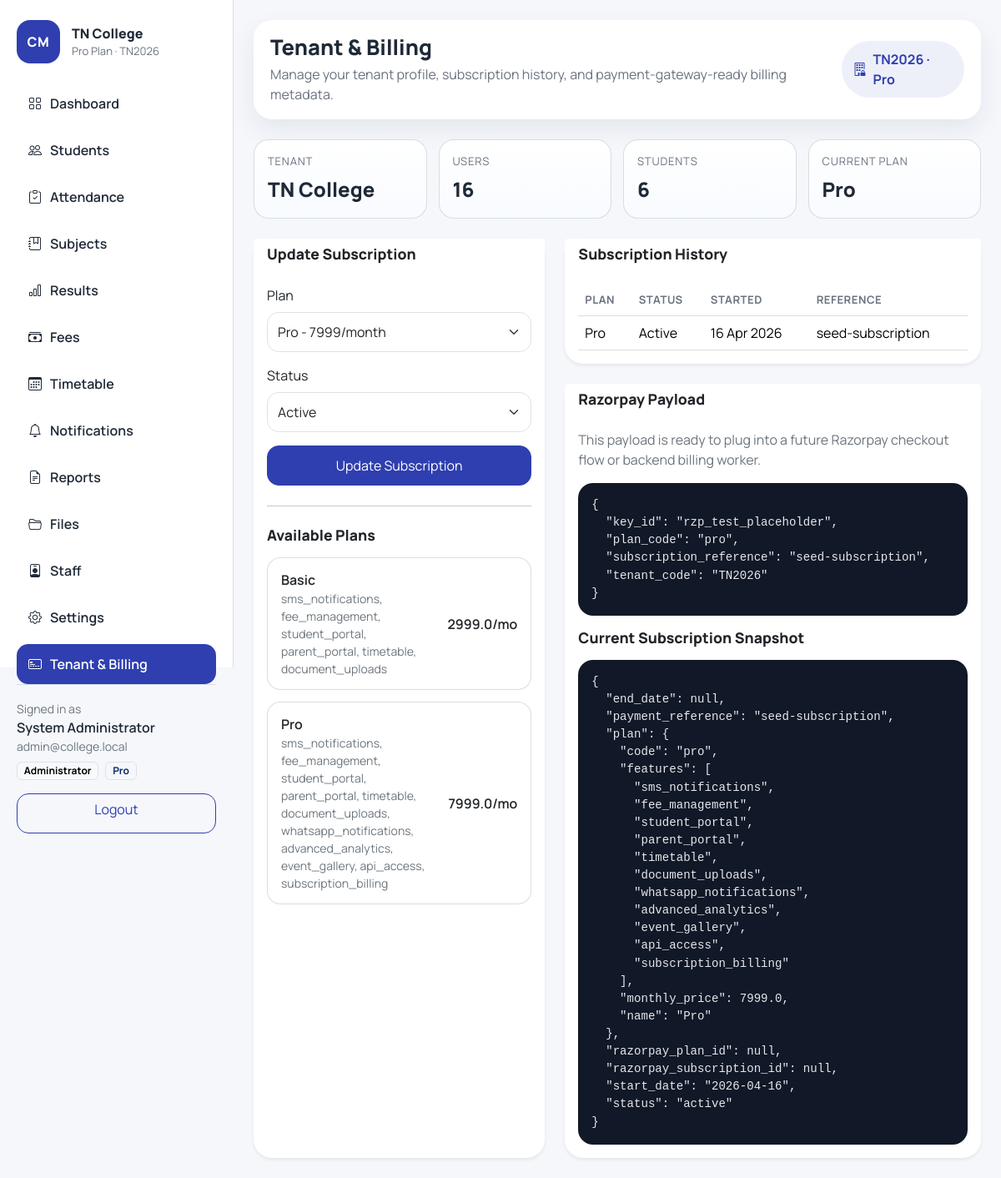
Page /saas/ (signed in) on the committed database.
### app/models.py (models this page shows, shortened)
class TimestampMixin:
    created_at = db.Column(db.DateTime, default=datetime.utcnow, nullable=False)
    updated_at = db.Column(
        db.DateTime,
        default=datetime.utcnow,
        onupdate=datetime.utcnow,
        nullable=False,
    )

class College(TimestampMixin, db.Model):
    __tablename__ = "colleges"
    id = db.Column(db.Integer, primary_key=True)
    name = db.Column(db.String(150), nullable=False)
    code = db.Column(db.String(30), unique=True, nullable=False)
    subdomain = db.Column(db.String(80), unique=True, nullable=True)
    contact_email = db.Column(db.String(120), nullable=True)
    contact_phone = db.Column(db.String(30), nullable=True)
    is_active = db.Column(db.Boolean, default=True, nullable=False)
    subscriptions = db.relationship(
        "CollegeSubscription",
        backref="college",
        lazy=True,
        cascade="all, delete-orphan",
    )
    departments = db.relationship("Department", backref="college", lazy=True)
    users = db.relationship("User", backref="college", lazy=True)
    students = db.relationship("Student", backref="college", lazy=True)
    subjects = db.relationship("Subject", backref="college", lazy=True)
    fee_categories = db.relationship("FeeCategory", backref="college", lazy=True)
    time_slots = db.relationship("TimeSlot", backref="college", lazy=True)
    timetable_entries = db.relationship("TimetableEntry", backref="college", lazy=True)
    notifications = db.relationship("NotificationLog", backref="college", lazy=True)
    uploaded_files = db.relationship("UploadedFile", backref="college", lazy=True)
    @property
    def current_subscription(self):
        return (
            CollegeSubscription.query.filter_by(college_id=self.id)
            .order_by(CollegeSubscription.created_at.desc())
            .first()
        )
    @property
    def active_plan(self):
        subscription = self.current_subscription
        return subscription.plan if subscription and subscription.plan else None

class SubscriptionPlan(TimestampMixin, db.Model):
    __tablename__ = "subscription_plans"
    id = db.Column(db.Integer, primary_key=True)
    name = db.Column(db.String(80), unique=True, nullable=False)
    code = db.Column(db.String(30), unique=True, nullable=False)
    monthly_price = db.Column(db.Float, default=0, nullable=False)
    features = db.Column(db.JSON, default=list, nullable=False)
    subscriptions = db.relationship("CollegeSubscription", backref="plan", lazy=True)

class User(UserMixin, TimestampMixin, db.Model):
    __tablename__ = "users"
    id = db.Column(db.Integer, primary_key=True)
    college_id = db.Column(db.Integer, db.ForeignKey("colleges.id"), nullable=True, index=True)
    username = db.Column(db.String(80), unique=True, nullable=False)
    email = db.Column(db.String(120), unique=True, nullable=False)
    full_name = db.Column(db.String(120), nullable=True)
    phone = db.Column(db.String(30), nullable=True)
    password_hash = db.Column(db.String(255), nullable=False)
    role = db.Column(db.String(20), default="admin", nullable=False)
    department_id = db.Column(db.Integer, db.ForeignKey("departments.id"), nullable=True)
    is_active_user = db.Column(db.Boolean, default=True, nullable=False)
    activities = db.relationship("ActivityLog", backref="actor", lazy=True)
    department = db.relationship("Department", backref="team_members", lazy=True)
    assigned_subjects = db.relationship(
        "Subject",
        secondary=staff_subject_assignments,
        back_populates="assigned_staff",
        lazy="subquery",
    )
    staff_timetable = db.relationship("TimetableEntry", backref="staff_member", lazy=True)
    uploaded_items = db.relationship("UploadedFile", backref="uploaded_by", lazy=True)
    @property
    def is_active(self):
        return self.is_active_user
    @property
    def display_name(self):
        return self.full_name or self.username

class CollegeSubscription(TimestampMixin, db.Model):
    __tablename__ = "college_subscriptions"
    id = db.Column(db.Integer, primary_key=True)
    college_id = db.Column(db.Integer, db.ForeignKey("colleges.id"), nullable=False)
    plan_id = db.Column(db.Integer, db.ForeignKey("subscription_plans.id"), nullable=False)
    status = db.Column(db.String(30), default="active", nullable=False)
    start_date = db.Column(db.Date, default=date.today, nullable=False)
    end_date = db.Column(db.Date, nullable=True)
    razorpay_plan_id = db.Column(db.String(80), nullable=True)
    razorpay_subscription_id = db.Column(db.String(80), nullable=True)
    payment_reference = db.Column(db.String(120), nullable=True)

### app/blueprints/saas/routes.py (the view, shortened to what this page needs)
@saas_bp.route("/", methods=["GET", "POST"])
@login_required
@admin_required
def tenant_center():
    form = SubscriptionForm()
    college = get_current_college(current_user)
    plans = SubscriptionPlan.query.order_by(SubscriptionPlan.monthly_price).all()
    current_subscription = college.current_subscription if college else None
    history = (
        CollegeSubscription.query.filter_by(college_id=college.id).order_by(CollegeSubscription.created_at.desc()).all()
        if college else []
    )
    form.plan_id.choices = [(plan.id, f"{plan.name} - {plan.monthly_price:.0f}/month") for plan in plans]
    if current_subscription and not form.is_submitted():
        form.plan_id.data = current_subscription.plan_id
        form.status.data = current_subscription.status
    tenant_metrics = {
        "users": college_scoped_query(User, current_user).count(),
        "students": college_scoped_query(Student, current_user).count(),
    }
    razorpay_payload = {
        "key_id": current_app.config.get("RAZORPAY_KEY_ID") or "rzp_test_placeholder",
        "tenant_code": college.code if college else "NA",
        "plan_code": current_subscription.plan.code if current_subscription and current_subscription.plan else "basic",
        "subscription_reference": current_subscription.payment_reference if current_subscription else None,
    }
    return render_template(
        "saas/index.html",
        form=form,
        college=college,
        plans=plans,
        current_subscription=current_subscription,
        history=history,
        tenant_metrics=tenant_metrics,
        razorpay_payload=razorpay_payload,
        subscription_json=serialize_subscription(current_subscription),
    )

### app/templates/saas/index.html (shortened to what this page needs)
{% extends "base.html" %}
{% block page_title %}Tenant & Billing{% endblock %}
{% block page_subtitle %}Manage your tenant profile, subscription history, and payment-gateway-ready billing metadata.{% endblock %}
{% block content %}
<div class="summary-grid mb-4">
    <div class="summary-tile"><div class="label">Tenant</div><div class="value">{{ college.name if college else "NA" }}</div></div>
    <div class="summary-tile"><div class="label">Users</div><div class="value">{{ tenant_metrics.users }}</div></div>
    <div class="summary-tile"><div class="label">Students</div><div class="value">{{ tenant_metrics.students }}</div></div>
    <div class="summary-tile"><div class="label">Current Plan</div><div class="value">{{ current_subscription.plan.name if current_subscription and current_subscription.plan else "NA" }}</div></div>
</div>
<div class="row g-4">
    <div class="col-12 col-xl-5">
        <div class="card border-0 shadow-sm h-100">
            <div class="card-header bg-white border-0"><h2 class="section-title">Update Subscription</h2></div>
            <div class="card-body">
                <form method="post" class="row g-3">
                    <div class="col-12">{{ form.plan_id.label(class="form-label") }}{{ form.plan_id(class="form-select") }}</div>
                    <div class="col-12">{{ form.status.label(class="form-label") }}{{ form.status(class="form-select") }}</div>
                    <div class="col-12 d-grid">{{ form.submit(class="btn btn-primary") }}</div>
                </form>
                <hr class="my-4">
                <h3 class="section-title mb-3">Available Plans</h3>
                <div class="activity-list">
                    {% for plan in plans %}
                    <div class="activity-item">
                        <div>
                            <div class="fw-semibold">{{ plan.name }}</div>
                            <div class="small text-secondary">{{ plan.features|join(', ') }}</div>
                        </div>
                        <div class="fw-semibold">{{ plan.monthly_price }}/mo</div>
                    </div>
                    {% endfor %}
                </div>
            </div>
        </div>
    </div>
    <div class="col-12 col-xl-7">
        <div class="card border-0 shadow-sm mb-4">
            <div class="card-header bg-white border-0"><h2 class="section-title">Subscription History</h2></div>
            <div class="card-body">
                <div class="table-responsive">
                    <table class="table align-middle custom-table mb-0">
                        <thead><tr><th>Plan</th><th>Status</th><th>Started</th><th>Reference</th></tr></thead>
                        <tbody>
                            {% for item in history %}
                            <tr>
                                <td>{{ item.plan.name }}</td>
                                <td>{{ item.status|title }}</td>
                                <td>{{ item.start_date.strftime('%d %b %Y') if item.start_date else 'NA' }}</td>
                                <td>{{ item.payment_reference or 'NA' }}</td>
                            </tr>
                            {% else %}
                            <tr><td colspan="4" class="text-center py-4 text-secondary">No subscription history available.</td></tr>
                            {% endfor %}
                        </tbody>
                    </table>
                </div>
            </div>
        </div>
        <div class="card border-0 shadow-sm">
            <div class="card-header bg-white border-0"><h2 class="section-title">Razorpay Payload</h2></div>
            <div class="card-body">
                <p class="text-secondary">This payload is ready to plug into a future Razorpay checkout flow or backend billing worker.</p>
                <pre class="code-block mb-3">{{ razorpay_payload | tojson(indent=2) }}</pre>
                <h3 class="section-title mb-3">Current Subscription Snapshot</h3>
                <pre class="code-block mb-0">{{ subscription_json | tojson(indent=2) }}</pre>
            </div>
        </div>
    </div>
</div>
{% endblock %}

### app/templates/base.html (shortened to what this page needs)
{% macro nav_link(endpoint, label, icon, startswith=None) -%}
{% set active = request.endpoint == endpoint or (startswith and request.endpoint and request.endpoint.startswith(startswith)) %}
<a class="nav-link {% if active %}active{% endif %}" href="{{ url_for(endpoint) }}">
    <i class="bi bi-{{ icon }}"></i>
    <span>{{ label }}</span>
</a>
{%- endmacro %}
<!doctype html>
<html lang="en">
<head>
    <link href="https://cdn.jsdelivr.net/npm/bootstrap@5.3.3/dist/css/bootstrap.min.css" rel="stylesheet">
    <link href="https://cdn.jsdelivr.net/npm/bootstrap-icons@1.11.3/font/bootstrap-icons.css" rel="stylesheet">
    <link href="{{ url_for('static', filename='css/styles.css') }}" rel="stylesheet">
</head>
<body class="app-body">
{% if current_user.is_authenticated %}
<div class="app-shell">
    <aside class="sidebar d-none d-lg-flex flex-column">
        <div>
            <div class="brand-panel">
                <div class="brand-mark">CM</div>
                <div>
                    <div class="brand-title">{{ active_college.name if active_college else college_name }}</div>
                    <div class="brand-subtitle">
                        {{ active_plan.name if active_plan else "Starter" }} Plan
                        {% if active_college and active_college.code %}· {{ active_college.code }}{% endif %}
                    </div>
                </div>
            </div>
            <nav class="nav flex-column nav-pills sidebar-nav gap-2 mt-4">
                {% if current_user.role == "student" %}
                    {{ nav_link("portal.student_dashboard", "Student Portal", "person-workspace", "portal.") }}
                    {{ nav_link("portal.profile", "Profile", "person-circle") }}
                {% elif current_user.role == "parent" %}
                    {{ nav_link("portal.parent_dashboard", "Parent Portal", "people", "portal.") }}
                    {{ nav_link("portal.profile", "Profile", "person-circle") }}
                {% else %}
                    {{ nav_link("main.dashboard", "Dashboard", "grid", "main.") }}
                    {{ nav_link("students.list_students", "Students", "people", "students.") }}
                    {{ nav_link("attendance.manage_attendance", "Attendance", "clipboard-check", "attendance.") }}
                    {{ nav_link("subjects.list_subjects", "Subjects", "journal-bookmark", "subjects.") }}
                    {{ nav_link("results.manage_results", "Results", "bar-chart", "results.") }}
                    {% if "fee_management" in plan_features %}
                        {{ nav_link("fees.manage_fees", "Fees", "cash-stack", "fees.") }}
                    {% endif %}
                    {% if "timetable" in plan_features %}
                        {{ nav_link("timetable.manage_timetable", "Timetable", "calendar3", "timetable.") }}
                    {% endif %}
                    {% if "sms_notifications" in plan_features or "whatsapp_notifications" in plan_features %}
                        {{ nav_link("notifications.notification_center", "Notifications", "bell", "notifications.") }}
                    {% endif %}
                    {{ nav_link("reports.report_center", "Reports", "file-earmark-text", "reports.") }}
                    {% if "document_uploads" in plan_features or "event_gallery" in plan_features %}
                        {{ nav_link("files.file_center", "Files", "folder2-open", "files.") }}
                    {% endif %}
                    {% if current_user.role == "admin" %}
                        {{ nav_link("staff.list_staff", "Staff", "person-badge", "staff.") }}
                        {{ nav_link("settings.manage_settings", "Settings", "gear", "settings.") }}
                        {{ nav_link("saas.tenant_center", "Tenant & Billing", "credit-card-2-front", "saas.") }}
                    {% endif %}
                {% endif %}
            </nav>
        </div>
        <div class="sidebar-footer">
            <div class="small text-secondary">Signed in as</div>
            <div class="fw-semibold">{{ current_user.display_name }}</div>
            <div class="small text-secondary">{{ current_user.email }}</div>
            <div class="d-flex gap-2 mt-2 flex-wrap">
                <span class="badge text-bg-light border">{{ role_labels.get(current_user.role, current_user.role|title) }}</span>
                {% if active_plan %}
                <span class="badge text-bg-primary-subtle border text-primary-emphasis">{{ active_plan.name }}</span>
                {% endif %}
            </div>
            <a href="{{ url_for('auth.logout') }}" class="btn btn-outline-primary w-100 mt-3">Logout</a>
        </div>
    </aside>
    <main class="content-area">
        <header class="topbar d-flex justify-content-between align-items-center">
            <div class="d-flex align-items-center gap-3">
                <div>
                    <h1 class="page-title mb-1">{% block page_title %}Dashboard{% endblock %}</h1>
                    <p class="page-subtitle mb-0">{% block page_subtitle %}Manage your college operations from one place.{% endblock %}</p>
                </div>
            </div>
            <div class="topbar-pill d-none d-md-inline-flex">
                <i class="bi bi-building-lock"></i>
                {% if active_college and active_college.code %}{{ active_college.code }}{% endif %}
                {% if active_plan %}· {{ active_plan.name }}{% endif %}
            </div>
        </header>
        {% block content %}{% endblock %}
    </main>
</div>
{% endif %}
</body>
</html>

### rows in the picture
College: name "TN College", code "TN2026"
SubscriptionPlan: name "Pro", plan "Pro", features "sms_notifications, fee_management, student_portal, parent_portal, timetable, document_uploads, whatsapp_notifications, advanced_analytics, event_gallery, api_access, subscription_billing", monthly_price "7999.0"
User: display_name "System Administrator", email "admin@college.local", get "Administrator"
CollegeSubscription: plan_id "Pro - 7999/month", status "Active", plan.name "Pro", start_date "16 Apr 2026", payment_reference "seed-subscription"
SubscriptionPlan: name "Basic", features "sms_notifications, fee_management, student_portal, parent_portal, timetable, document_uploads", monthly_price "2999.0"

### other values in the picture
{{ label }} "Dashboard Students Attendance Subjects Results Fees Timetable Notifications Reports Files Staff Settings Tenant & Billing"
{{ tenant_metrics.users }} "16"
{{ tenant_metrics.students }} "6"
{{ razorpay_payload | tojson(indent=2) }} "{ \"key_id\": \"rzp_test_placeholder\", \"plan_code\": \"pro\", \"subscription_reference\": \"seed-subscription\", \"tenant_code\": \"TN2026\" }"
